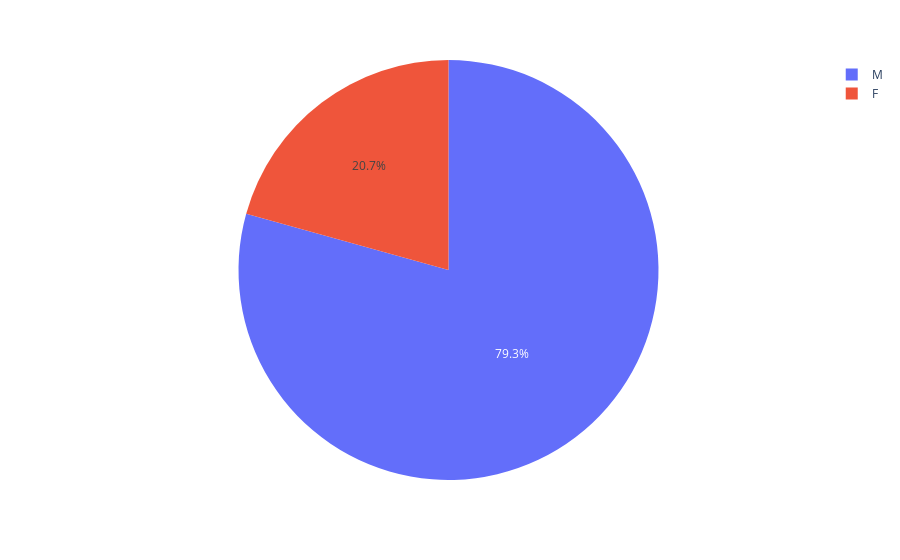

The cell this chart's notebook holds for it:
### Code cell
# Kön fördelning i os för sverige 

# group by sex and name
df_swe_sex = df_swedish_participants.groupby(["Sex", "Name"]).count().reset_index()

#group by sex. 
df_swe_sex = df_swe_sex.groupby("Sex")["Sex"].count()

# Plots graph
fig = px.pie(df_swe_sex, names= df_swe_sex.index, values= "Sex", title= "Gender")
fig.show()

### Figure 1 — Plotly figure (JSON) as saved in the notebook; plotly's stock layout.template omitted (floating-point values rounded to 4 significant figures)
{"data": [{"domain": {"x": [0, 1], "y": [0, 1]}, "hovertemplate": "index=%{label}<br>Sex=%{value}<extra></extra>", "labels": ["F", "M"], "legendgroup": "", "name": "", "showlegend": true, "type": "pie", "values": [747, 2866]}], "layout": {"legend": {"tracegroupgap": 0}, "margin": {"t": 60}}}
